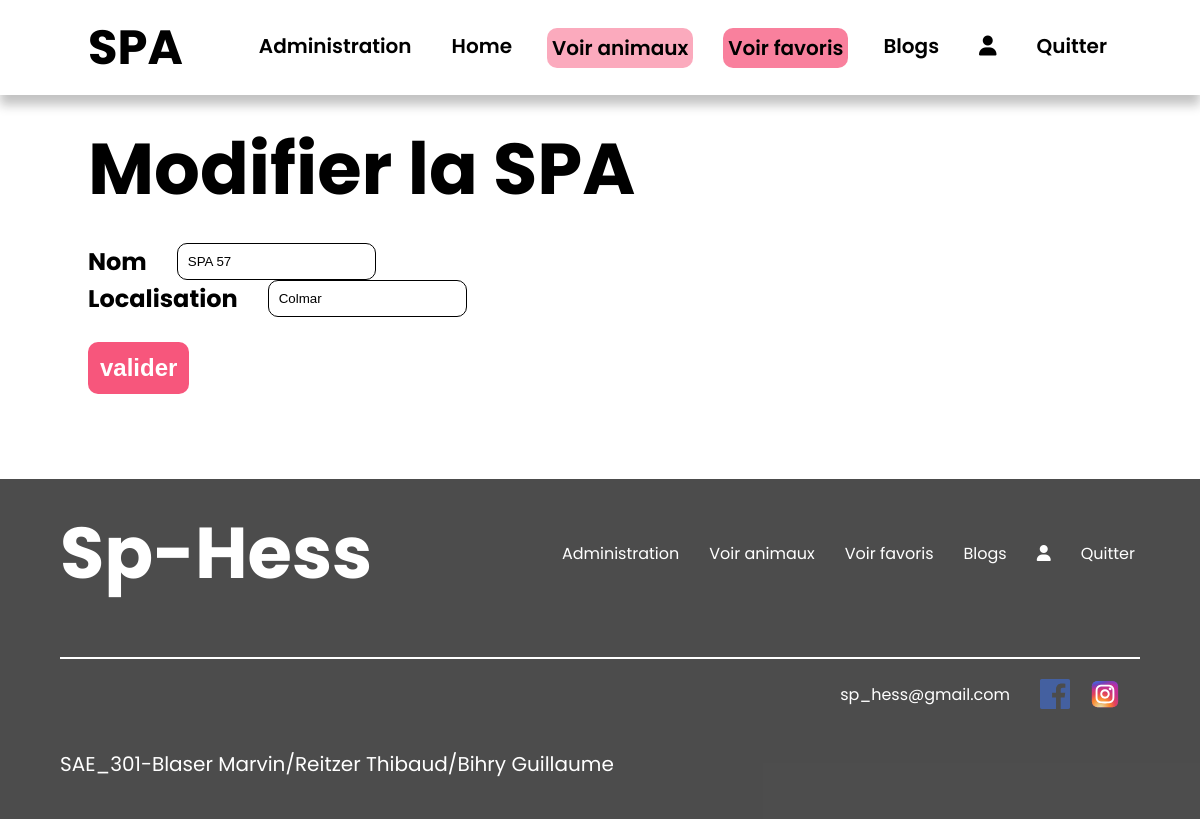
/index.php?action=modifierSPA&&idSPA=16 (signed in), run on an earlier commit of the app's database.
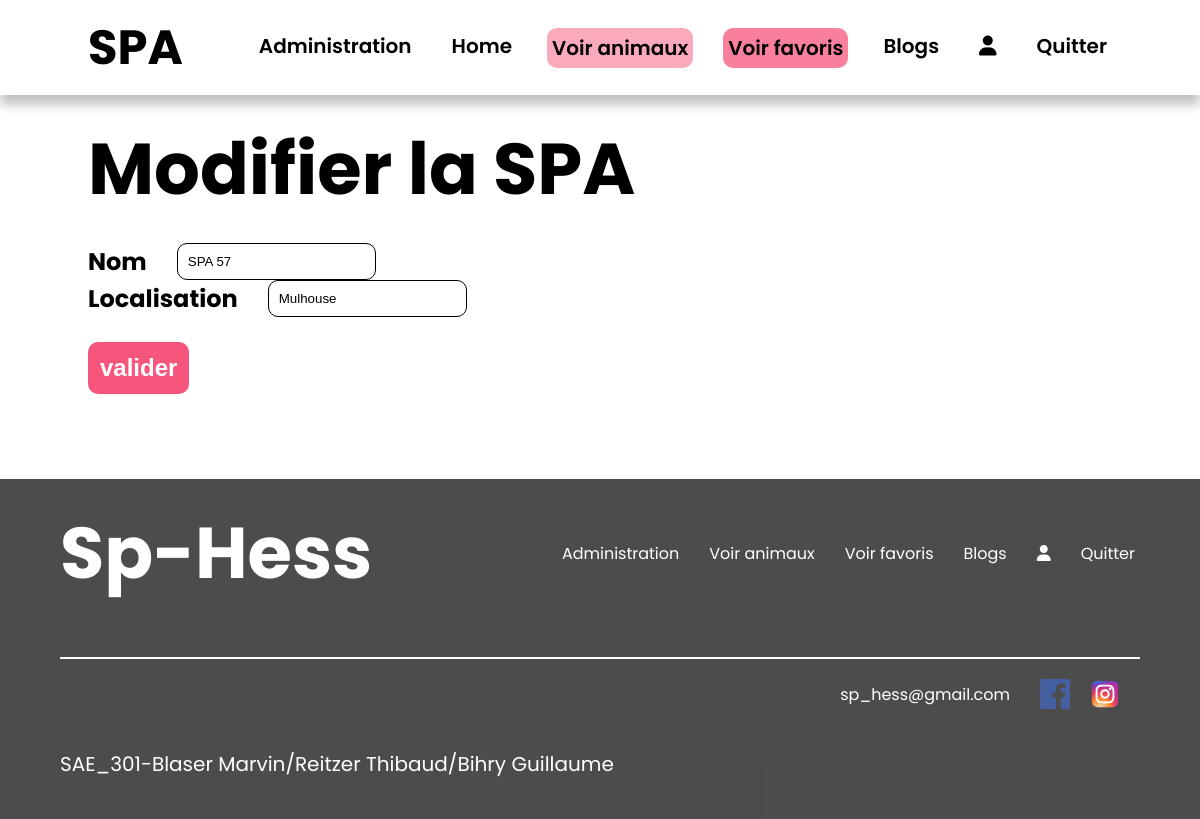
And on a later commit of the database.
### tables this page shows
CREATE TABLE IF NOT EXISTS `spa` (
  `id_spa` int NOT NULL AUTO_INCREMENT,
  `nom` varchar(254) NOT NULL,
  `localisation` varchar(254) NOT NULL,
  PRIMARY KEY (`id_spa`)
);

### modele/spa.php (called while the page is built, shortened)
<?php
require_once "modele/modele.php";
class Spa extends database {
    public function getSPA($idSpa){
        $req = '
        SELECT nom, localisation
        FROM `spa`
        WHERE spa.id_spa = ?
        ';
        $res = $this->execReqPrep($req, array($idSpa))[0];
        return $res;
    }
}

### modele/modele.php (called while the page is built, shortened)
<?php
abstract class database {
    private $bdd;
    protected function execReqPrep($req, $data){
        $reponse = $this->connexionBDD()->prepare($req);
        $reponse->execute($data);
        return $reponse->fetchAll(PDO::FETCH_ASSOC);
    }
    private function connexionBDD() {
        if(!isset($this->bdd)){
            try {
                $options=array(PDO::MYSQL_ATTR_INIT_COMMAND => "SET NAMES utf8");
                $this->bdd=new PDO('mysql:host='.DBHOST.';dbname='.DBNAME, DBUSER, DBPWD, $options);
            }
            catch(Exception $err) {
                throw new Exception("Connexion à la BDD");
            }
        }
        return $this->bdd;
    }
}

### vue/spa/edit.php (the view, shortened to what this page needs)
<?php
if(isset($_SESSION['USER'])){
    ?>
    <section class="edit_page_admin_section">
    <h1>Modifier la SPA</h1>
    <form action=<?=$_SERVER['PHP_SELF']."?action=modifierSPA&&idSPA=".$_GET['idSPA']?> method="POST">
        <div class="form_elt">
            <label for="">
                <span>Nom</span>
                <input type="text" name="nom" value="<?= $spa['nom'] ?>" class="texte" placeholder="indiquez nom SPA">
            </label>
        </div>
        <div class="form_elt">
            <label for="">
                <span>Localisation</span>
                <input type="text" name="localisation" value="<?= $spa['localisation'] ?>" class="texte" placeholder="indiquez localisation SPA">
            </label>
        </div>
        <input type="submit" class="valid valid_button" name="ok" value="valider">
    </form>
    </section>
    <?php
}
require "vue/gabarit.php";

What changed in the data, as far as the page shows it:
changed spa "SPA 57": localisation "Colmar" → "Mulhouse"
